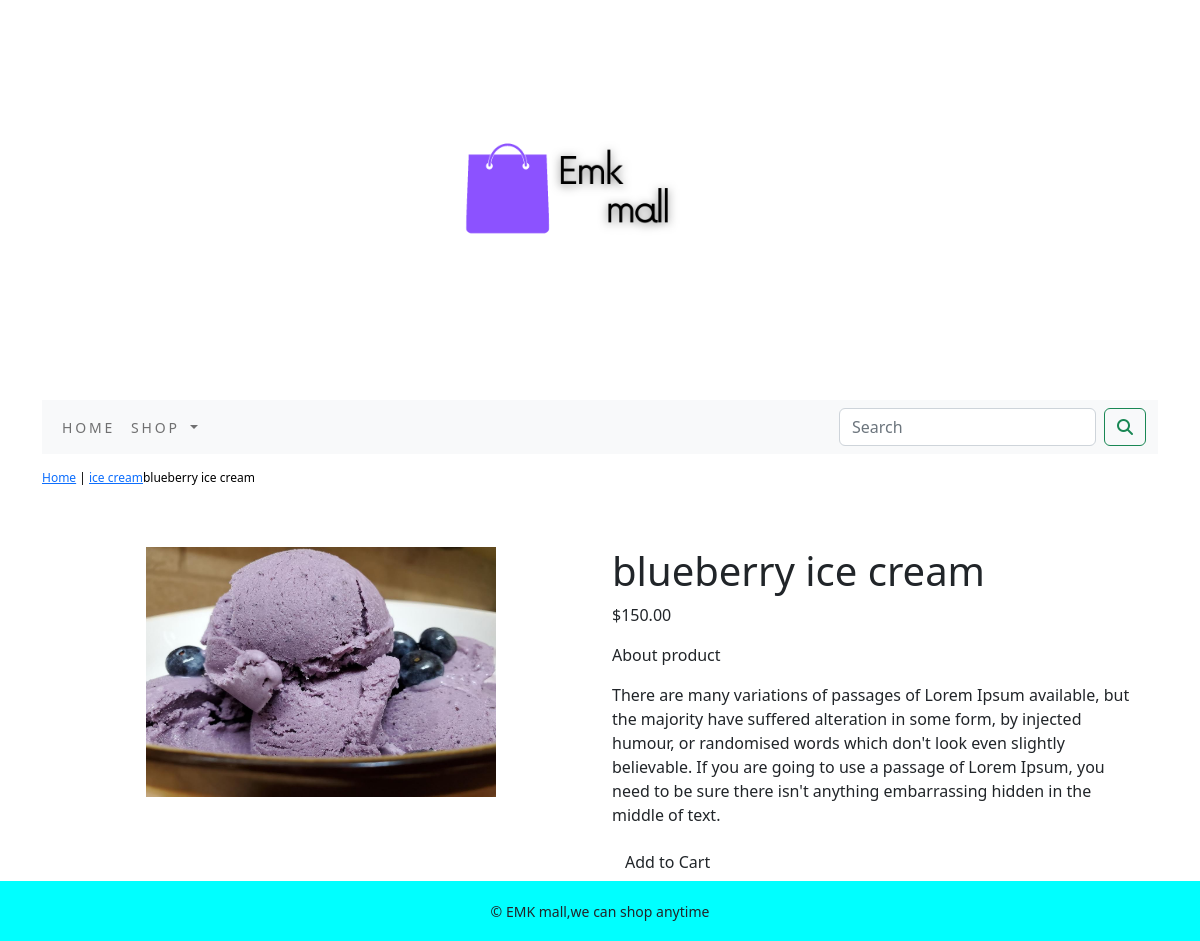
Page /shop/ice-cream/blueberry-ice-cream/ on the committed database.
### shopapp/models.py (models this page shows, shortened)
class product(models.Model):
    name = models.CharField(max_length=250, unique=True)
    slug = models.SlugField(max_length=250, unique=True)
    description = models.TextField(blank=True)
    price=models.DecimalField(max_digits=10,decimal_places=2)
    category=models.ForeignKey(category,on_delete=models.CASCADE)
    img=models.ImageField(upload_to='product',blank=True)
    stock=models.IntegerField()
    available=models.BooleanField(default=True)
    created=models.DateField(auto_now_add=True)
    update=models.DateField(auto_now=True)
    class Meta:
        ordering = ('name',)
        verbose_name ='product'
        verbose_name_plural ='products'

class category(models.Model):
    name=models.CharField(max_length=250,unique=True)
    slug=models.SlugField(max_length=250,unique=True)
    description=models.TextField(blank=True)
    img=models.ImageField(upload_to='category',blank=True)
    class Meta:
        ordering=('name',)
        verbose_name='category'
        verbose_name_plural='categories'
    def get_url(self):
        return reverse('shopapp:products_by_category',args=[self.slug])
    def __str__(self):
        return '{}'.format(self.name)

### shopapp/views.py (the view)
# urls.py: path('<slug:c_slug>/<slug:product_slug>/',views.proDetail,name='prodCatdetail')
def proDetail(request,c_slug,product_slug):
    try:
          productt=product.objects.get(category__slug=c_slug,slug=product_slug)
    except Exception as e:
        raise e
    return render(request,"product.html",{'product':productt})

### cart_app/context_processor.py (called while the page is built)
def counter(request):
    item_count=0
    if 'admin' in request.path:
        return {}
    else:
          try:
                cart=Cart.objects.filter(cart_id=_cart_id(request))
                cart_items=CartItem.objects.all().filter(cart=cart[:1])
                for cat_item in cart_items:
                     item_count +=cat_item.quantity
          except Cart.DoesNotExist:
                  item_count =0
    return dict(item_count=item_count)

### cart_app/views.py (called while the page is built)
def _cart_id(request):
    cart=request.session.session_key
    if not cart:
        cart=request.session.create()
    return cart

### shopapp/contex_processors.py (called while the page is built)
def menu_links(request):
    links=category.objects.all()
    return dict(links=links)

### templates/product.html (shortened to what this page needs)
{% extends 'base.html' %}
{% load static %}
{% block content %}
<div class="row my_prod_row_class">
     <div class="mx_auto">
         <p> <a href="{% url 'shopapp:allProdCat' %}">Home</a> | <a href="{{product.category.get_url}}">{{product.category}}</a>{{product.name}}</p>
     </div>
</div>
<div class="container">
<br>
<div class="row">
       <div class="col-12 col-sm-12 col-md-12 col-lg-6 text-center">
                <div style="min-width-18rem">
                      <img src="{{product.img.url}}" alt="{{product.name}}" width="350" height="250">
                </div>
       </div>
                <div class="col-12 col-sm-12 col-md-12 col-lg-6">
                    <div>
                    <h1 class="my-prod-title">{{product.name}}</h1>
                    <p>${{product.price}}</p>
                    <p>About product</p>
                    <p class="text-justify my_prod_text">{{product.description}}</p>
                  {% if product.stock <= 0 %}
                 <p class="text-justify my_prod_text"><b>Out Of Stock</b></p>
                  {% else %}
                   <a class="btn btn_secondary" href="{% url 'cart_app:add_cart' product.id  %}">Add to Cart</a>
                   {% endif %}
                </div>
         </div>
    </div>
</div>
{% endblock %}

### static/css/custom.css (style rules this page uses)
body { font-family: 'Roboto', sans-serif; }
.my_prod_row_class { padding-top:15px; padding-bottom:20px; }
.my_prod_row_class .mx_auto { color:#000; font-size:12px; text-decoration:none; }

### rows in the picture
product: category "ice cream", name "blueberry ice cream", img (picture), price "150.00", description "There are many variations of passages of Lorem Ipsum available, but the majority have suffered alteration in some form, by injected humour, or randomised words which don't look even slightly believable. If you are going to use a passage of Lorem Ipsum, you need to be sure there isn't anything embarrassing hidden in the middle of text."
